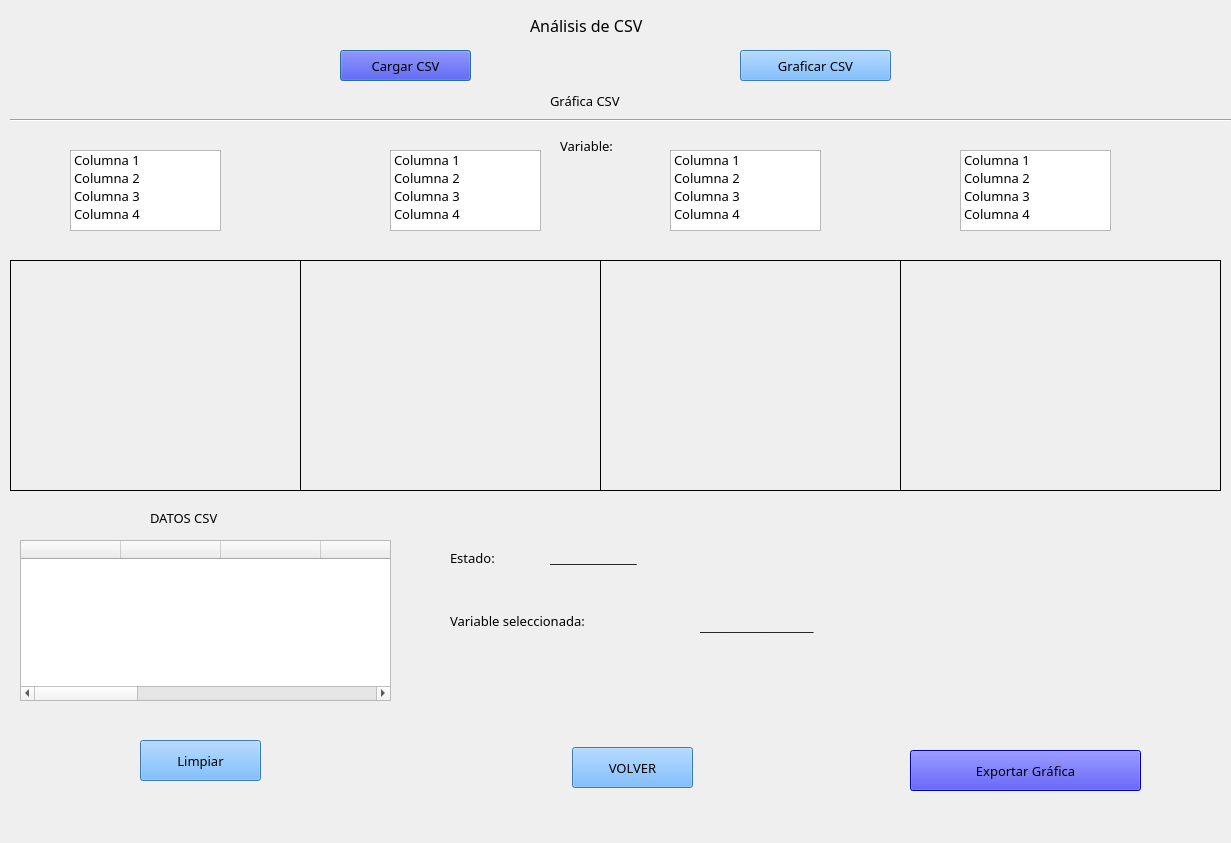
<?xml version="1.0" encoding="UTF-8"?>
<ui version="4.0">
 <class>Dialog</class>
 <widget class="QDialog" name="Dialog">
  <property name="geometry">
   <rect>
    <x>0</x>
    <y>0</y>
    <width>1231</width>
    <height>843</height>
   </rect>
  </property>
  <property name="windowTitle">
   <string>Dialog</string>
  </property>
  <widget class="Line" name="line">
   <property name="geometry">
    <rect>
     <x>10</x>
     <y>110</y>
     <width>1221</width>
     <height>20</height>
    </rect>
   </property>
   <property name="orientation">
    <enum>Qt::Horizontal</enum>
   </property>
  </widget>
  <widget class="QPushButton" name="btnCargarCSV">
   <property name="geometry">
    <rect>
     <x>340</x>
     <y>50</y>
     <width>131</width>
     <height>31</height>
    </rect>
   </property>
   <property name="font">
    <font>
     <family>Copperplate Gothic Bold</family>
     <pointsize>10</pointsize>
    </font>
   </property>
   <property name="styleSheet">
    <string notr="true">background-color: rgb(0, 0, 255);</string>
   </property>
   <property name="text">
    <string>Cargar CSV</string>
   </property>
  </widget>
  <widget class="QPushButton" name="btnGraficarCSV">
   <property name="geometry">
    <rect>
     <x>740</x>
     <y>50</y>
     <width>151</width>
     <height>31</height>
    </rect>
   </property>
   <property name="font">
    <font>
     <family>Copperplate Gothic Bold</family>
     <pointsize>10</pointsize>
    </font>
   </property>
   <property name="styleSheet">
    <string notr="true">background-color: rgb(85, 170, 255);</string>
   </property>
   <property name="text">
    <string>Graficar CSV</string>
   </property>
  </widget>
  <widget class="QLabel" name="lblGraficaCSV">
   <property name="geometry">
    <rect>
     <x>550</x>
     <y>90</y>
     <width>131</width>
     <height>21</height>
    </rect>
   </property>
   <property name="font">
    <font>
     <family>Copperplate Gothic Bold</family>
     <pointsize>10</pointsize>
    </font>
   </property>
   <property name="text">
    <string>Gráfica CSV</string>
   </property>
  </widget>
  <widget class="QLabel" name="lblTituloCsv">
   <property name="geometry">
    <rect>
     <x>530</x>
     <y>10</y>
     <width>181</width>
     <height>31</height>
    </rect>
   </property>
   <property name="font">
    <font>
     <family>Copperplate Gothic Bold</family>
     <pointsize>12</pointsize>
    </font>
   </property>
   <property name="text">
    <string>Análisis de CSV</string>
   </property>
  </widget>
  <widget class="QLabel" name="lblvariable">
   <property name="geometry">
    <rect>
     <x>560</x>
     <y>130</y>
     <width>101</width>
     <height>31</height>
    </rect>
   </property>
   <property name="font">
    <font>
     <family>Copperplate Gothic Bold</family>
     <pointsize>10</pointsize>
    </font>
   </property>
   <property name="text">
    <string>Variable:</string>
   </property>
  </widget>
  <widget class="QLabel" name="label">
   <property name="geometry">
    <rect>
     <x>10</x>
     <y>260</y>
     <width>291</width>
     <height>231</height>
    </rect>
   </property>
   <property name="frameShape">
    <enum>QFrame::Box</enum>
   </property>
   <property name="text">
    <string/>
   </property>
  </widget>
  <widget class="QLabel" name="lblEstadoCSV">
   <property name="geometry">
    <rect>
     <x>450</x>
     <y>550</y>
     <width>81</width>
     <height>16</height>
    </rect>
   </property>
   <property name="font">
    <font>
     <family>Copperplate Gothic Bold</family>
     <pointsize>10</pointsize>
    </font>
   </property>
   <property name="text">
    <string>Estado:</string>
   </property>
  </widget>
  <widget class="QPushButton" name="btnLimpiarGrafica">
   <property name="geometry">
    <rect>
     <x>140</x>
     <y>740</y>
     <width>121</width>
     <height>41</height>
    </rect>
   </property>
   <property name="font">
    <font>
     <family>Copperplate Gothic Bold</family>
     <pointsize>10</pointsize>
    </font>
   </property>
   <property name="styleSheet">
    <string notr="true">background-color: rgb(85, 170, 255);</string>
   </property>
   <property name="text">
    <string>Limpiar</string>
   </property>
  </widget>
  <widget class="QPushButton" name="btnExportarGrafica">
   <property name="geometry">
    <rect>
     <x>910</x>
     <y>750</y>
     <width>231</width>
     <height>41</height>
    </rect>
   </property>
   <property name="font">
    <font>
     <family>Copperplate Gothic Bold</family>
     <pointsize>10</pointsize>
    </font>
   </property>
   <property name="styleSheet">
    <string notr="true">background-color: rgb(0, 0, 255);</string>
   </property>
   <property name="text">
    <string>Exportar Gráfica</string>
   </property>
  </widget>
  <widget class="QLabel" name="label_3">
   <property name="geometry">
    <rect>
     <x>450</x>
     <y>610</y>
     <width>231</width>
     <height>21</height>
    </rect>
   </property>
   <property name="font">
    <font>
     <family>Copperplate Gothic Bold</family>
     <pointsize>10</pointsize>
    </font>
   </property>
   <property name="text">
    <string>Variable seleccionada:</string>
   </property>
  </widget>
  <widget class="QLabel" name="lblrtaestadoCSV">
   <property name="geometry">
    <rect>
     <x>550</x>
     <y>550</y>
     <width>221</width>
     <height>16</height>
    </rect>
   </property>
   <property name="text">
    <string>_____________</string>
   </property>
  </widget>
  <widget class="QLabel" name="lblrtavariableCSV">
   <property name="geometry">
    <rect>
     <x>700</x>
     <y>610</y>
     <width>141</width>
     <height>31</height>
    </rect>
   </property>
   <property name="text">
    <string>_________________</string>
   </property>
  </widget>
  <widget class="QPushButton" name="btnvolverCSV">
   <property name="geometry">
    <rect>
     <x>572</x>
     <y>747</y>
     <width>121</width>
     <height>41</height>
    </rect>
   </property>
   <property name="font">
    <font>
     <family>Copperplate Gothic Bold</family>
     <pointsize>10</pointsize>
    </font>
   </property>
   <property name="styleSheet">
    <string notr="true">background-color: rgb(85, 170, 255);</string>
   </property>
   <property name="text">
    <string>VOLVER</string>
   </property>
  </widget>
  <widget class="QTableWidget" name="tablaCSV">
   <property name="geometry">
    <rect>
     <x>20</x>
     <y>540</y>
     <width>371</width>
     <height>161</height>
    </rect>
   </property>
   <column>
    <property name="text">
     <string/>
    </property>
   </column>
   <column>
    <property name="text">
     <string/>
    </property>
   </column>
   <column>
    <property name="text">
     <string/>
    </property>
   </column>
   <column>
    <property name="text">
     <string/>
    </property>
   </column>
   <column>
    <property name="text">
     <string/>
    </property>
   </column>
   <column>
    <property name="text">
     <string/>
    </property>
   </column>
   <column>
    <property name="text">
     <string/>
    </property>
   </column>
   <column>
    <property name="text">
     <string/>
    </property>
   </column>
   <column>
    <property name="text">
     <string/>
    </property>
   </column>
   <column>
    <property name="text">
     <string/>
    </property>
   </column>
  </widget>
  <widget class="QLabel" name="lbldatosCSV">
   <property name="geometry">
    <rect>
     <x>150</x>
     <y>510</y>
     <width>111</width>
     <height>16</height>
    </rect>
   </property>
   <property name="font">
    <font>
     <family>Copperplate Gothic Bold</family>
     <pointsize>10</pointsize>
    </font>
   </property>
   <property name="text">
    <string>DATOS CSV</string>
   </property>
  </widget>
  <widget class="QListWidget" name="listWidcolumnas">
   <property name="geometry">
    <rect>
     <x>70</x>
     <y>150</y>
     <width>151</width>
     <height>81</height>
    </rect>
   </property>
   <property name="font">
    <font>
     <family>Copperplate Gothic Bold</family>
     <pointsize>10</pointsize>
    </font>
   </property>
   <property name="selectionMode">
    <enum>QAbstractItemView::MultiSelection</enum>
   </property>
   <item>
    <property name="text">
     <string>Columna 1</string>
    </property>
   </item>
   <item>
    <property name="text">
     <string>Columna 2</string>
    </property>
   </item>
   <item>
    <property name="text">
     <string>Columna 3</string>
    </property>
   </item>
   <item>
    <property name="text">
     <string>Columna 4</string>
    </property>
   </item>
  </widget>
  <widget class="QLabel" name="label2">
   <property name="geometry">
    <rect>
     <x>300</x>
     <y>260</y>
     <width>301</width>
     <height>231</height>
    </rect>
   </property>
   <property name="frameShape">
    <enum>QFrame::Box</enum>
   </property>
   <property name="text">
    <string/>
   </property>
  </widget>
  <widget class="QLabel" name="label3">
   <property name="geometry">
    <rect>
     <x>600</x>
     <y>260</y>
     <width>301</width>
     <height>231</height>
    </rect>
   </property>
   <property name="frameShape">
    <enum>QFrame::Box</enum>
   </property>
   <property name="text">
    <string/>
   </property>
  </widget>
  <widget class="QLabel" name="label4">
   <property name="geometry">
    <rect>
     <x>900</x>
     <y>260</y>
     <width>321</width>
     <height>231</height>
    </rect>
   </property>
   <property name="frameShape">
    <enum>QFrame::Box</enum>
   </property>
   <property name="text">
    <string/>
   </property>
  </widget>
  <widget class="QListWidget" name="listWidcolumnas2">
   <property name="geometry">
    <rect>
     <x>390</x>
     <y>150</y>
     <width>151</width>
     <height>81</height>
    </rect>
   </property>
   <property name="font">
    <font>
     <family>Copperplate Gothic Bold</family>
     <pointsize>10</pointsize>
    </font>
   </property>
   <property name="selectionMode">
    <enum>QAbstractItemView::MultiSelection</enum>
   </property>
   <item>
    <property name="text">
     <string>Columna 1</string>
    </property>
   </item>
   <item>
    <property name="text">
     <string>Columna 2</string>
    </property>
   </item>
   <item>
    <property name="text">
     <string>Columna 3</string>
    </property>
   </item>
   <item>
    <property name="text">
     <string>Columna 4</string>
    </property>
   </item>
  </widget>
  <widget class="QListWidget" name="listWidcolumnas4">
   <property name="geometry">
    <rect>
     <x>960</x>
     <y>150</y>
     <width>151</width>
     <height>81</height>
    </rect>
   </property>
   <property name="font">
    <font>
     <family>Copperplate Gothic Bold</family>
     <pointsize>10</pointsize>
    </font>
   </property>
   <property name="selectionMode">
    <enum>QAbstractItemView::MultiSelection</enum>
   </property>
   <item>
    <property name="text">
     <string>Columna 1</string>
    </property>
   </item>
   <item>
    <property name="text">
     <string>Columna 2</string>
    </property>
   </item>
   <item>
    <property name="text">
     <string>Columna 3</string>
    </property>
   </item>
   <item>
    <property name="text">
     <string>Columna 4</string>
    </property>
   </item>
  </widget>
  <widget class="QListWidget" name="listWidcolumnas3">
   <property name="geometry">
    <rect>
     <x>670</x>
     <y>150</y>
     <width>151</width>
     <height>81</height>
    </rect>
   </property>
   <property name="font">
    <font>
     <family>Copperplate Gothic Bold</family>
     <pointsize>10</pointsize>
    </font>
   </property>
   <property name="selectionMode">
    <enum>QAbstractItemView::MultiSelection</enum>
   </property>
   <item>
    <property name="text">
     <string>Columna 1</string>
    </property>
   </item>
   <item>
    <property name="text">
     <string>Columna 2</string>
    </property>
   </item>
   <item>
    <property name="text">
     <string>Columna 3</string>
    </property>
   </item>
   <item>
    <property name="text">
     <string>Columna 4</string>
    </property>
   </item>
  </widget>
 </widget>
 <resources/>
 <connections/>
</ui>
